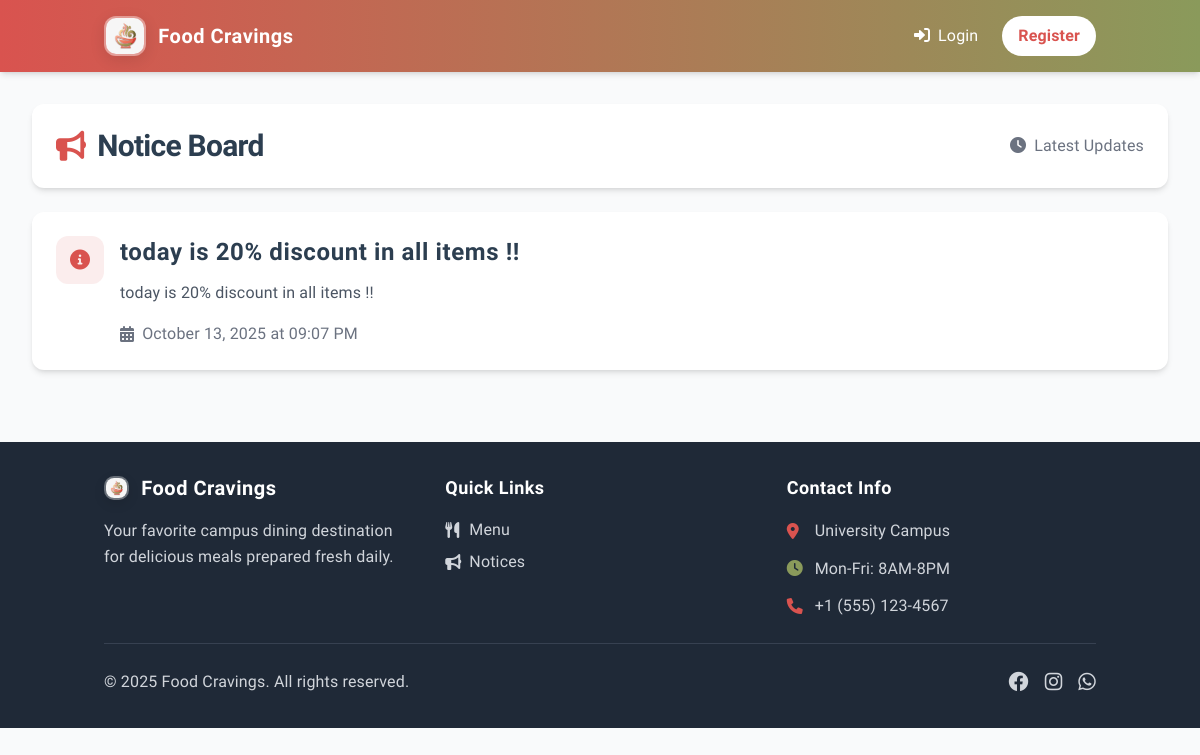
The page /notices on the database as committed earlier.
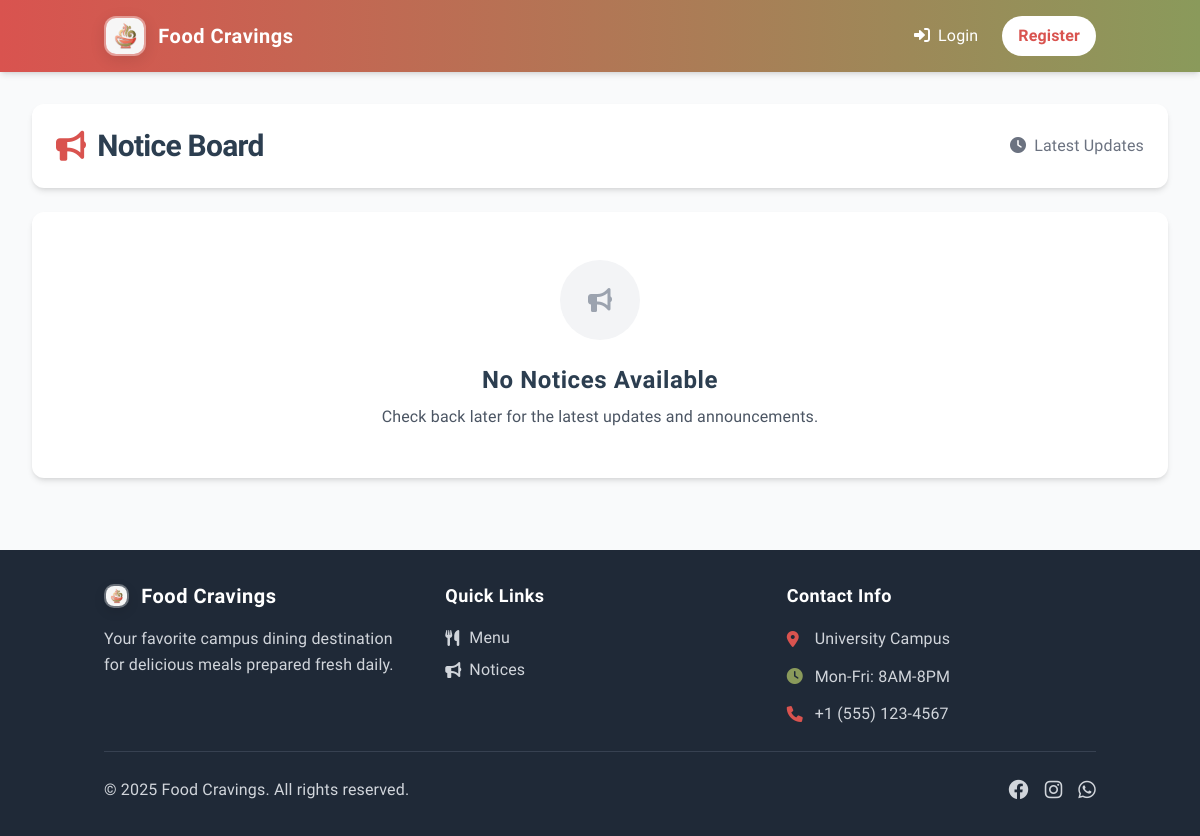
The same page on the database as committed later.
### app.py (models this page shows)
class Notice(db.Model):
    id = db.Column(db.Integer, primary_key=True)
    title = db.Column(db.String(200), nullable=False)
    content = db.Column(db.Text, nullable=False)
    timestamp = db.Column(db.DateTime, default=datetime.utcnow)

### app.py (the view)
@app.route('/notices')
def view_notices():
    notices = Notice.query.order_by(Notice.timestamp.desc()).all()
    return render_template('notices.html', notices=notices)

### app.py (called while the page is built)
@babel.localeselector
def get_locale():
    if 'language' in session:
        return session['language']
    if request.args.get('lang'):
        session['language'] = request.args.get('lang')
        return session['language']
    return request.accept_languages.best_match(app.config['LANGUAGES'].keys()) or app.config['BABEL_DEFAULT_LOCALE']

@app.context_processor
def inject_conf_vars():
    return {
        'LANGUAGES': app.config['LANGUAGES'],
        'CURRENT_LANGUAGE': session.get('language', get_locale()),
        '_': gettext
    }

@app.context_processor
def inject_cart_count():
    if 'user_id' in session:
        cart_count = Cart.query.filter_by(user_id=session['user_id']).count()
        return {'cart_count': cart_count}
    return {'cart_count': 0}

### templates/notices.html (shortened to what this page needs)
{% extends "base.html" %}
{% block content %}
<div class="space-y-6">
    <div class="bg-white rounded-xl shadow-md p-6">
        <div class="flex flex-col sm:flex-row sm:items-center sm:justify-between space-y-4 sm:space-y-0">
            <div class="flex items-center space-x-4">
                <h2 class="text-3xl font-bold text-dark flex items-center tracking-tight">
                    <i class="fas fa-bullhorn text-[#D9534F] mr-3"></i>
                    Notice Board
                </h2>
            </div>
            <div class="text-base text-gray-500 font-medium">
                <i class="fas fa-clock mr-1"></i>
                Latest Updates
            </div>
        </div>
    </div>
    <div class="space-y-4">
        {% if notices %}
            {% for notice in notices %}
                <div class="bg-white rounded-xl shadow-md p-6 hover:shadow-lg transition-shadow">
                    <div class="flex flex-col sm:flex-row sm:items-start space-y-4 sm:space-y-0 sm:space-x-4">
                        <div class="flex-shrink-0 mx-auto sm:mx-0">
                            <div class="w-12 h-12 bg-[#D9534F]/10 rounded-xl flex items-center justify-center">
                                <i class="fas fa-info-circle text-[#D9534F] text-xl"></i>
                            </div>
                        </div>
                        <div class="flex-1 text-center sm:text-left">
                            <h3 class="text-2xl font-semibold text-dark mb-3 tracking-wide">{{ notice.title }}</h3>
                            <p class="text-gray-600 mb-4 leading-relaxed text-base">{{ notice.content }}</p>
                            <div class="flex items-center text-base text-gray-500 font-medium">
                                <i class="fas fa-calendar-alt mr-2"></i>
                                <span>{{ notice.timestamp.strftime('%B %d, %Y at %I:%M %p') }}</span>
                            </div>
                        </div>
                    </div>
                </div>
            {% endfor %}
        {% else %}
            <div class="bg-white rounded-xl shadow-md p-12 text-center">
                <div class="w-20 h-20 bg-gray-100 rounded-full flex items-center justify-center mx-auto mb-6">
                    <i class="fas fa-bullhorn text-gray-400 text-2xl"></i>
                </div>
                <h3 class="text-2xl font-semibold text-dark mb-2 tracking-wide">No Notices Available</h3>
                <p class="text-gray-600 text-base leading-relaxed">Check back later for the latest updates and announcements.</p>
            </div>
        {% endif %}
    </div>
</div>
{% endblock %}

Rows that differ between the two databases and show on the page:
removed Notice: title "today is 20% discount in all items !!", content "today is 20% discount in all items !!", timestamp "October 13, 2025 at 09:07 PM"
Other text that changed with them:
text now shown: "No Notices Available Check back later for the latest updates and announcements."
